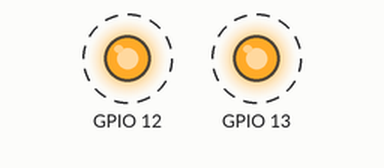
Simulated run of this sketch. Board: ESP32. On the bench: output pins drawn as LEDs (lit = HIGH). Dashed ring = blinking.

Above: at 0.2 s.
Timing chart, 0 to 3.0 s (numbered marks = the images above):
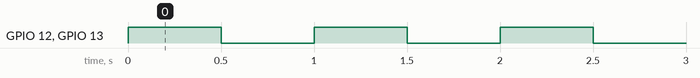

The sketch:

esp32_freertos_parameter_for_func.ino
```cpp
byte LED1=13;
byte LED2=12;

void taskA(void *pdParam)
{
  byte pin=*(byte*)pdParam;
  pinMode(pin,OUTPUT);
  while(1)
  {
    digitalWrite(pin,!digitalRead(pin));
    vTaskDelay(500/portTICK_PERIOD_MS);
  }
}
void setup()
{
  xTaskCreate(taskA,"Task LED1",1000,(void*)&LED1,1,NULL);
  xTaskCreate(taskA,"Task LED2",1000,(void*)&LED2,1,NULL);

}

void loop() {
  // put your main code here, to run repeatedly:

}
```

Measured:
- by itself, GPIO 12, GPIO 13: alternates HIGH for 0.50 s and LOW for 0.50 s
